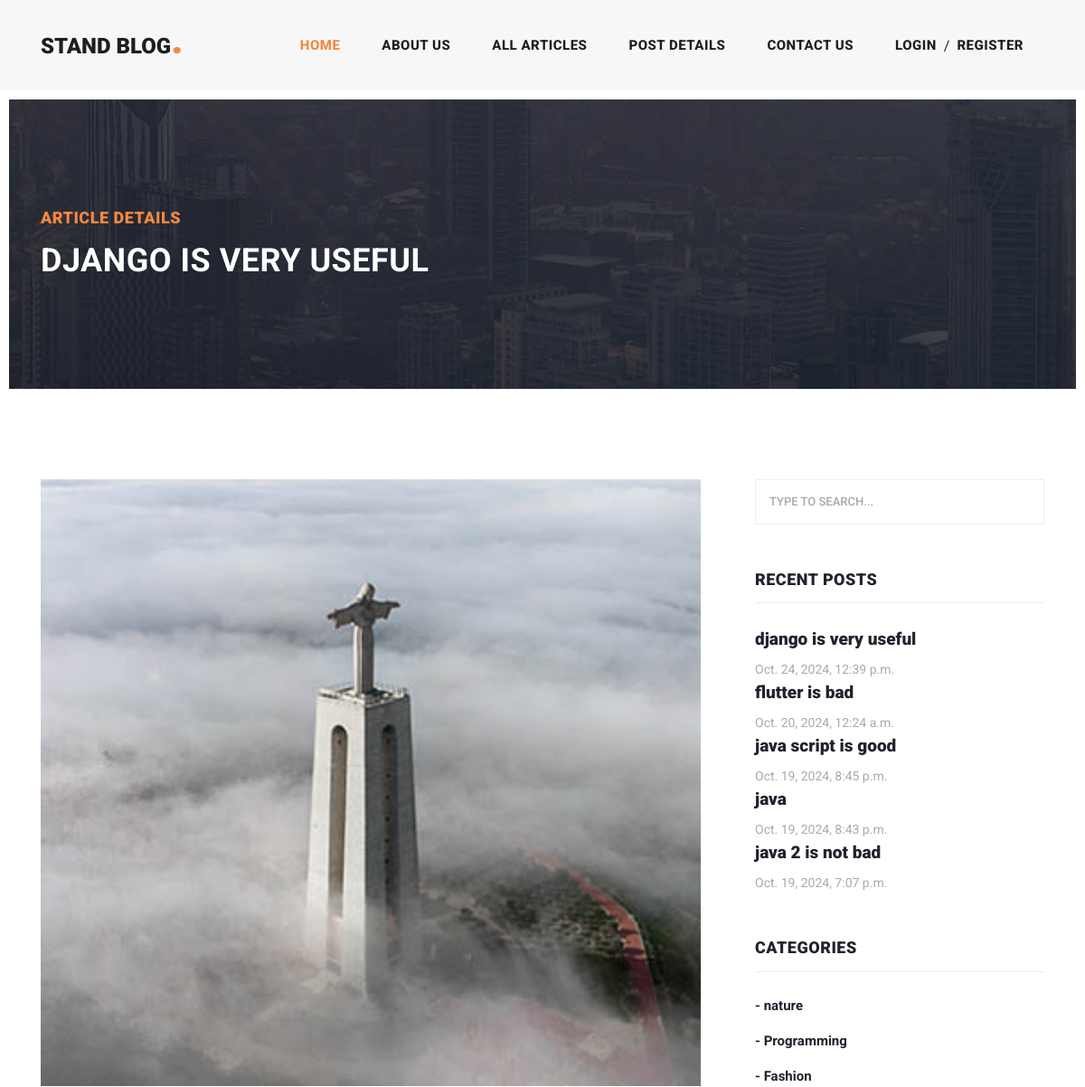
Page /articles/detail/django-is-very-useful (upper part) on the earlier database version.
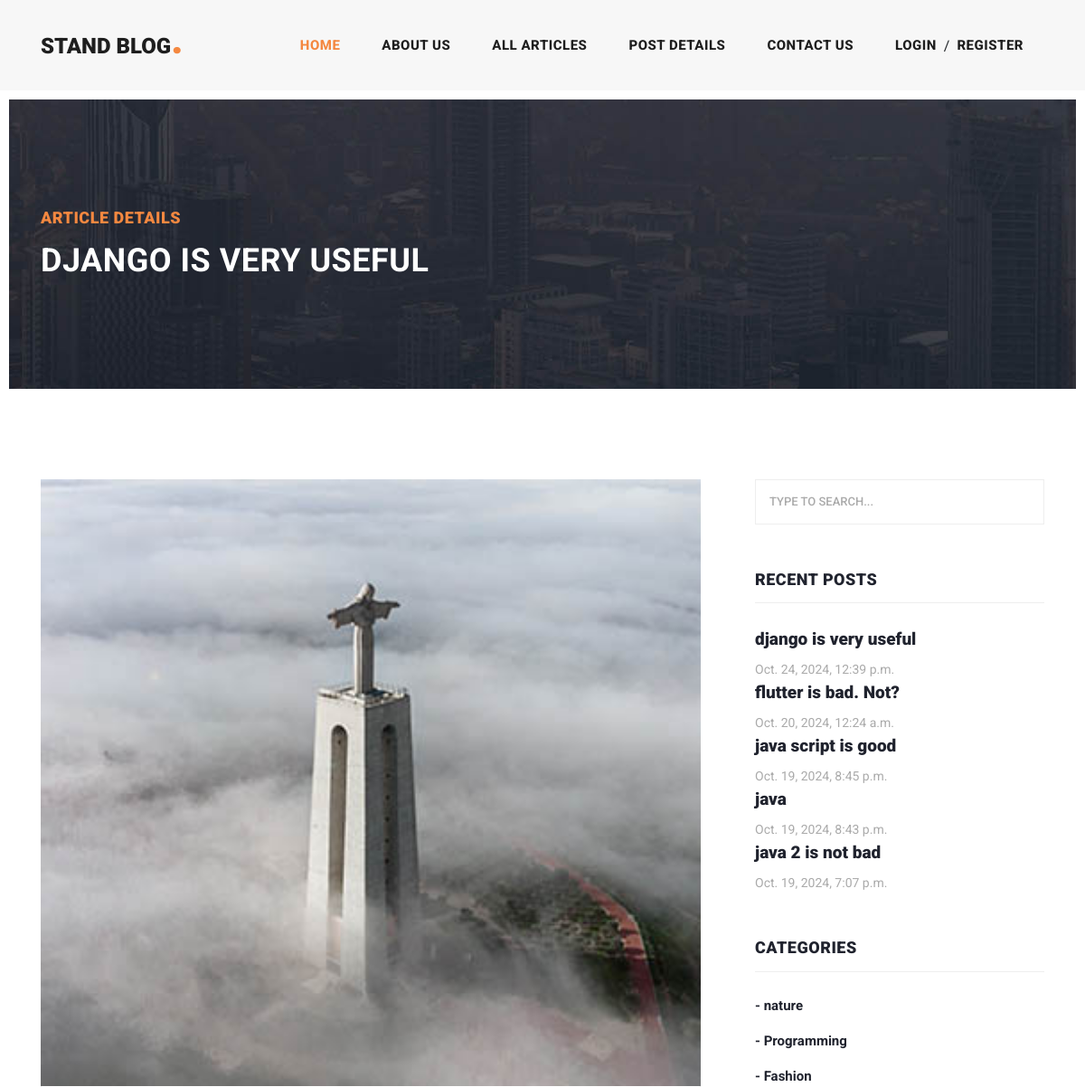
Same page on the later database version.
### blog/models.py (models this page shows, shortened)
class Article(models.Model):
    CHOICES = (
        ('A', 'پایتون'),
        ('B', 'جنگو')
    )
    author = models.ForeignKey(User, on_delete=models.CASCADE, related_name='articles')
    category = models.ManyToManyField(Category, related_name='articles')
    title = models.CharField(max_length=70)
    body = models.TextField()
    image = models.ImageField(upload_to='images/articles')
    created = models.DateTimeField(auto_now_add=True)
    updated = models.DateTimeField(auto_now=True)
    myfile = models.FileField(upload_to='test', null=True)
    status = models.BooleanField(default=True)
    published = models.BooleanField(default=True)
    objects = models.Manager()
    custom_manager = ArticleManager()
    slug = models.SlugField(blank=True, unique=True)
    class Meta:
        ordering = ('-created',)

### blog/views.py (the view)
# urls.py: path('detail/<slug:slug>', views.article_detail, name='article_detail'),
def article_detail(request, slug):
    article = get_object_or_404(Article, slug=slug)
    return render(request, "blog/article_detail.html", {"article": article})

### context_processors/context_processors.py (called while the page is built)
def recent_articles(request):
    recent_articles = Article.objects.order_by('-created')
    categories = Category.objects.all()
    return {'recent_articles': recent_articles, 'categories':categories}

### blog/templates/blog/article_detail.html (shortened to what this page needs)
{% extends 'base.html' %}
{% load static %}
{% block content %}
    <div class="heading-page header-text">
      <section class="page-heading">
        <div class="container">
          <div class="row">
            <div class="col-lg-12">
              <div class="text-content">
                <h4>Article Details</h4>
                <h2>{{ article.title }}</h2>
              </div>
            </div>
          </div>
        </div>
      </section>
    </div>
    <section class="blog-posts grid-system">
      <div class="container">
        <div class="row">
          <div class="col-lg-8">
            <div class="all-blog-posts">
              <div class="row">
                <div class="col-lg-12">
                  <div class="blog-post">
                    <div class="blog-thumb">
                      <img src="{{ article.image.url }}" alt="">
                    </div>
                  </div>
                </div>
              </div>
            </div>
          </div>
            {% include "includes/sidebar.html" %}
        </div>
      </div>
    </section>
{% endblock %}

### templates/includes/sidebar.html (shortened to what this page needs)
<div class="col-lg-4">
    <div class="sidebar">
        <div class="row">
            <div class="col-lg-12">
                <div class="sidebar-item search">
                    <form id="search_form" name="gs" method="GET" action="#">
                        <input type="text" name="q" class="searchText" placeholder="type to search..."
                               autocomplete="on">
                    </form>
                </div>
            </div>
            <div class="col-lg-12">
                <div class="sidebar-item recent-posts">
                    <div class="sidebar-heading">
                        <h2>Recent Posts</h2>
                    </div>
                    <div class="content">
                        <ul>
                            <li><a href="post-details.html">
                                   {% for article in recent_articles %}
                                        <h5>{{ article.title }}</h5>
                                        <span>{{ article.created }}</span>
                                   {% endfor %}
                            </a></li>
                        </ul>
                    </div>
                </div>
            </div>
            <div class="col-lg-12">
                <div class="sidebar-item categories">
                    <div class="sidebar-heading">
                        <h2>Categories</h2>
                    </div>
                    <div class="content">
                        <ul>
                            {% for cat in categories %}
                                <li><a href="{% url "blog:category_detail" cat.id %}">- {{ cat.title }}</a></li>
                            {% endfor %}
                        </ul>
                    </div>
                </div>
            </div>
        </div>
    </div>
</div>

Differences in the rows shown:
changed Article: title "flutter is bad" → "flutter is bad. Not?"
